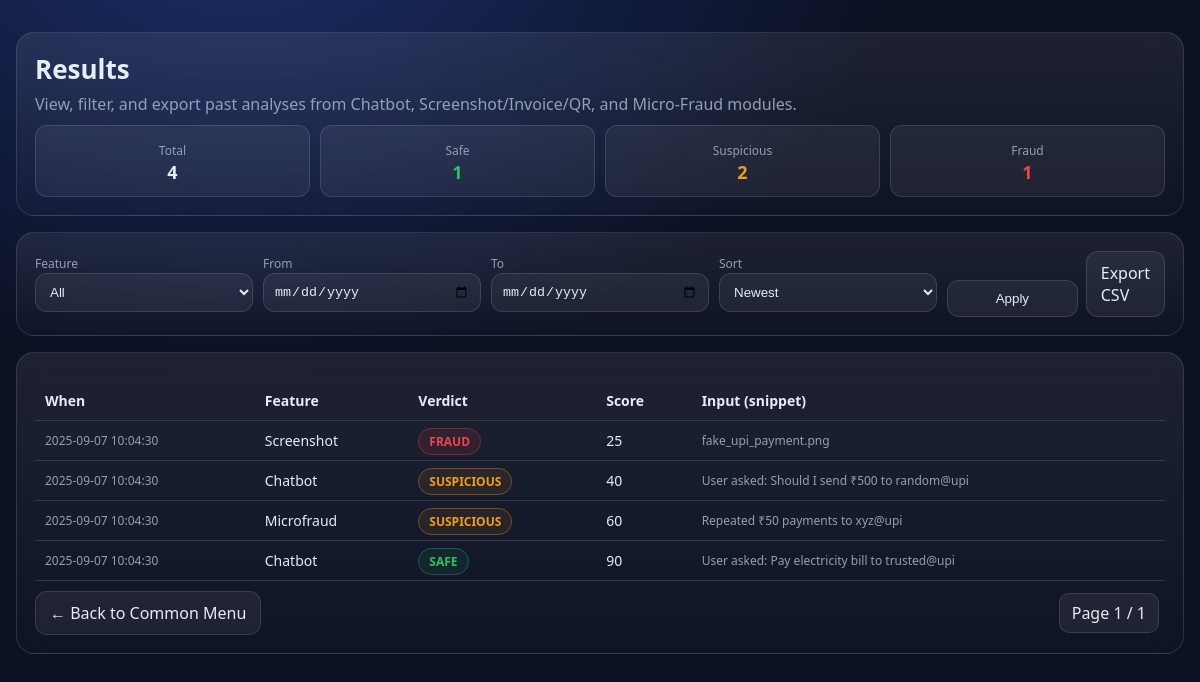
Screenshot of /common/result.php with the database file from the repository.
### tables this page shows
CREATE TABLE common_analysis (
  id INT AUTO_INCREMENT PRIMARY KEY,
  feature VARCHAR(50) NOT NULL,        
  input_value TEXT,                    
  score INT NOT NULL,                  
  verdict ENUM('SAFE','SUSPICIOUS','FRAUD') NOT NULL,
  created_at TIMESTAMP DEFAULT CURRENT_TIMESTAMP
);

### common/result.php (the view, shortened to what this page needs)
<?php
require_once __DIR__ . "/../config.php";
function clean($s){ return htmlspecialchars((string)$s, ENT_QUOTES, 'UTF-8'); }
$feature  = isset($_GET['feature']) ? $_GET['feature'] : 'all';
$fromDate = isset($_GET['from']) ? $_GET['from'] : '';
$toDate   = isset($_GET['to']) ? $_GET['to'] : '';
$order    = isset($_GET['order']) ? $_GET['order'] : 'new';
$page     = max(1, (int)($_GET['page'] ?? 1));
$perPage  = 50;
$offset   = ($page-1)*$perPage;
$where = [];
$params = [];
$types = '';
$whereSql = $where ? ("WHERE ".implode(" AND ", $where)) : "";
switch ($order) {
  default   : $orderSql = "ORDER BY created_at DESC";
}
$counts = ['SAFE'=>0,'SUSPICIOUS'=>0,'FRAUD'=>0,'TOTAL'=>0];
$countSql = "SELECT verdict, COUNT(*) c FROM common_analysis $whereSql GROUP BY verdict";
if ($stmt = $conn->prepare($countSql)) {
  $stmt->execute();
  $rs = $stmt->get_result();
  while ($row = $rs->fetch_assoc()) {
    $v = strtoupper($row['verdict']);
    if (isset($counts[$v])) $counts[$v] = (int)$row['c'];
    $counts['TOTAL'] += (int)$row['c'];
  }
}
$totalSql = "SELECT COUNT(*) c FROM common_analysis $whereSql";
$totalRows = 0;
if ($stmt = $conn->prepare($totalSql)) {
  $stmt->execute();
  $stmt->bind_result($totalRows);
}
$totalPages = max(1, ceil($totalRows / $perPage));
$listSql = "SELECT id, feature, input_value, score, verdict, created_at FROM common_analysis $whereSql $orderSql LIMIT ? OFFSET ?";
if ($types) { $typesPage = $types.'ii'; $paramsPage = array_merge($params, [$perPage, $offset]); }
else { $typesPage = 'ii'; $paramsPage = [$perPage, $offset]; }
$rows = [];
if ($stmt = $conn->prepare($listSql)) {
  $stmt->bind_param($typesPage, ...$paramsPage);
  $stmt->execute();
  $rs = $stmt->get_result();
  while ($row = $rs->fetch_assoc()) $rows[] = $row;
}
?>
<!doctype html>
<html lang="en">
<head>
</head>
<body>
<div class="container">
  <div class="card">
    <h1>Results</h1>
    <p class="sub">View, filter, and export past analyses from Chatbot, Screenshot/Invoice/QR, and Micro-Fraud modules.</p>
    <div class="kpis">
      <div class="kpi"><span class="meta">Total</span><strong><?php echo (int)$counts['TOTAL']; ?></strong></div>
      <div class="kpi"><span class="meta">Safe</span><strong style="color:var(--safe)"><?php echo (int)$counts['SAFE']; ?></strong></div>
      <div class="kpi"><span class="meta">Suspicious</span><strong style="color:var(--warn)"><?php echo (int)$counts['SUSPICIOUS']; ?></strong></div>
      <div class="kpi"><span class="meta">Fraud</span><strong style="color:var(--fraud)"><?php echo (int)$counts['FRAUD']; ?></strong></div>
    </div>
  </div>
  <form class="card">
    <div class="grid" style="grid-template-columns: repeat(5, 1fr); gap:10px">
      <div>
        <label>Feature</label>
        <select name="feature">
          <?php
            $opts = ['all'=>'All','screenshot'=>'Screenshot','invoice'=>'Invoice','qr'=>'QR','chatbot'=>'Chatbot','microfraud'=>'Micro-Fraud'];
            foreach ($opts as $val=>$label) {
              $sel = ($feature===$val)?'selected':'';
              echo "<option value=\"".clean($val)."\" $sel>".clean($label)."</option>";
            }
          ?>
        </select>
      </div>
      <div>
        <label>From</label>
        <input type="date" name="from" value="<?php echo clean($fromDate); ?>">
      </div>
      <div>
        <label>To</label>
        <input type="date" name="to" value="<?php echo clean($toDate); ?>">
      </div>
      <div>
        <label>Sort</label>
        <select name="order">
          <option value="new" <?php echo $order==='new'?'selected':''; ?>>Newest</option>
        </select>
      </div>
      <div style="display:flex;gap:8px;align-items:end">
        <button type="submit">Apply</button>
        <a class="back" href="?<?php
          $q = $_GET; $q['export']=1; echo clean(http_build_query($q));
        ?>">Export CSV</a>
      </div>
    </div>
  </form>
  <div class="card">
    <table>
      <tr>
        <th>When</th>
        <th>Feature</th>
        <th>Verdict</th>
        <th>Score</th>
        <th>Input (snippet)</th>
      </tr>
      <?php if (!$rows): ?>
        <tr><td colspan="5" class="meta">No records match your filters.</td></tr>
      <?php else: ?>
        <?php foreach ($rows as $r):
          $badge = $r['verdict']==='SAFE'?'badge-safe':($r['verdict']==='SUSPICIOUS'?'badge-warn':'badge-fraud');
          $snippet = mb_strimwidth($r['input_value'] ?? '', 0, 120, '…');
        ?>
          <tr>
            <td class="meta"><?php echo clean($r['created_at']); ?></td>
            <td><?php echo ucfirst(clean($r['feature'])); ?></td>
            <td><span class="badge <?php echo $badge; ?>"><?php echo clean($r['verdict']); ?></span></td>
            <td><?php echo (int)$r['score']; ?></td>
            <td class="meta"><?php echo clean($snippet); ?></td>
          </tr>
        <?php endforeach; ?>
      <?php endif; ?>
    </table>
    <div class="footer">
      <a href="index.php" class="back">← Back to Common Menu</a>
      <div class="pager">
        <?php
          echo '<span>Page '.$page.' / '.$totalPages.'</span>';
        ?>
      </div>
    </div>
  </div>
</div>
</body>
</html>

### common/result.php (style rules this page uses)
:root { --bg:#0b1022; --glass:rgba(255,255,255,.06); --border:rgba(255,255,255,.12); --txt:#e6edf3; --muted:#93a0b4; --safe:#22c55e; --warn:#f59e0b; --fraud:#ef4444; --accent:#3b82f6; }
* { box-sizing:border-box }
body { margin:0;background: radial-gradient(1200px 800px at 20% -10%, #1a2c64 0%, var(--bg) 55%), linear-gradient(180deg, #0a0f24, var(--bg)); color:var(--txt);font-family:ui-sans-serif,system-ui,Segoe UI,Roboto,Arial }
.container { max-width:1200px;margin:32px auto;padding:0 16px }
.card { background:linear-gradient(180deg, rgba(255,255,255,.08), rgba(255,255,255,.02)); -webkit-backdrop-filter: blur(14px); backdrop-filter: blur(14px); border:1px solid var(--border); border-radius:18px; padding:18px; margin-bottom:16px }
h1 { margin:0 0 6px;font-size:26px }
.sub { margin:0;color:var(--muted) }
.grid { display:grid;gap:12px }
label { font-size:12px;color:var(--muted) }
select,input,button { width:100%;padding:10px;border-radius:12px;border:1px solid var(--border);background:var(--glass);color:var(--txt) }
button { cursor:pointer }
.kpis { display:grid;grid-template-columns:repeat(4,1fr);gap:10px;margin-top:10px }
.kpi { padding:12px;border-radius:12px;background:var(--glass);border:1px solid var(--border);text-align:center }
.kpi strong { font-size:18px;display:block }
.badge { padding:4px 10px;border-radius:999px;border:1px solid var(--border);font-weight:700;font-size:12px }
.badge-safe { color:var(--safe);border-color:rgba(34,197,94,.35);background:rgba(34,197,94,.08) }
.badge-warn { color:var(--warn);border-color:rgba(245,158,11,.35);background:rgba(245,158,11,.08) }
.badge-fraud { color:var(--fraud);border-color:rgba(239,68,68,.35);background:rgba(239,68,68,.10) }
table { width:100%;border-collapse:collapse;margin-top:10px }
th,td { padding:10px;border-bottom:1px solid var(--border);text-align:left;font-size:14px }
.meta { font-size:12px;color:var(--muted) }
.footer { display:flex;gap:10px;justify-content:space-between;align-items:center;margin-top:10px }
.pager a, .pager span { padding:8px 12px;border:1px solid var(--border);border-radius:10px;text-decoration:none;color:var(--txt);background:var(--glass);margin-right:6px }
a.back { padding:10px 14px;border-radius:12px;border:1px solid var(--border);background:var(--glass);text-decoration:none;color:var(--txt) }

### rows the page displays
common_analysis: created_at "2025-09-07 10:04:30", feature "Screenshot", verdict "FRAUD", score "25", input_value "fake_upi_payment.png"
common_analysis: created_at "2025-09-07 10:04:30", feature "Chatbot", verdict "SUSPICIOUS", score "40", input_value "User asked: Should I send ₹500 to random@upi"
common_analysis: created_at "2025-09-07 10:04:30", feature "Microfraud", verdict "SUSPICIOUS", score "60", input_value "Repeated ₹50 payments to xyz@upi"
common_analysis: created_at "2025-09-07 10:04:30", feature "Chatbot", verdict "SAFE", score "90", input_value "User asked: Pay electricity bill to trusted@upi"

### other values shown
$counts['TOTAL'] "4"
$counts['SAFE'] "1"
$counts['SUSPICIOUS'] "2"
$counts['FRAUD'] "1"
$page "1"
$totalPages "1"
form field feature "All"
